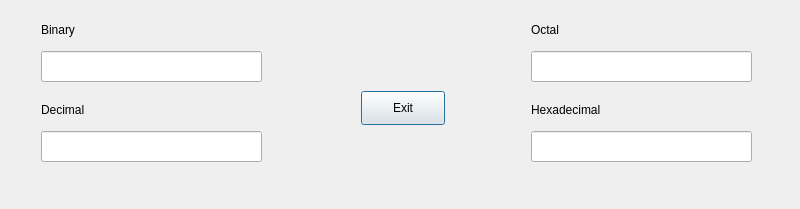
<?xml version="1.0" encoding="UTF-8"?>
<ui version="4.0">
 <class>NBConverter</class>
 <widget class="QDialog" name="NBConverter">
  <property name="geometry">
   <rect>
    <x>0</x>
    <y>0</y>
    <width>800</width>
    <height>209</height>
   </rect>
  </property>
  <property name="windowTitle">
   <string>Number Base Converter</string>
  </property>
  <property name="windowIcon">
   <iconset>
    <normaloff>icon.svg</normaloff>icon.svg</iconset>
  </property>
  <layout class="QHBoxLayout" name="horizontalLayout">
   <item>
    <widget class="QWidget" name="centralwidget" native="true">
     <widget class="QLineEdit" name="hexaLine">
      <property name="enabled">
       <bool>true</bool>
      </property>
      <property name="geometry">
       <rect>
        <x>520</x>
        <y>120</y>
        <width>221</width>
        <height>31</height>
       </rect>
      </property>
      <property name="mouseTracking">
       <bool>false</bool>
      </property>
      <property name="maxLength">
       <number>15</number>
      </property>
      <property name="readOnly">
       <bool>false</bool>
      </property>
     </widget>
     <widget class="QLineEdit" name="decLine">
      <property name="enabled">
       <bool>true</bool>
      </property>
      <property name="geometry">
       <rect>
        <x>30</x>
        <y>120</y>
        <width>221</width>
        <height>31</height>
       </rect>
      </property>
      <property name="maxLength">
       <number>16</number>
      </property>
      <property name="readOnly">
       <bool>false</bool>
      </property>
     </widget>
     <widget class="QLineEdit" name="octLine">
      <property name="enabled">
       <bool>true</bool>
      </property>
      <property name="geometry">
       <rect>
        <x>520</x>
        <y>40</y>
        <width>221</width>
        <height>31</height>
       </rect>
      </property>
      <property name="maxLength">
       <number>16</number>
      </property>
      <property name="readOnly">
       <bool>false</bool>
      </property>
     </widget>
     <widget class="QLineEdit" name="binLine">
      <property name="geometry">
       <rect>
        <x>30</x>
        <y>40</y>
        <width>221</width>
        <height>31</height>
       </rect>
      </property>
      <property name="inputMethodHints">
       <set>Qt::ImhPreferNumbers</set>
      </property>
      <property name="maxLength">
       <number>16</number>
      </property>
     </widget>
     <widget class="QPushButton" name="exitBut">
      <property name="geometry">
       <rect>
        <x>350</x>
        <y>80</y>
        <width>84</width>
        <height>34</height>
       </rect>
      </property>
      <property name="mouseTracking">
       <bool>true</bool>
      </property>
      <property name="text">
       <string>Exit</string>
      </property>
     </widget>
     <widget class="QLabel" name="binLabel">
      <property name="geometry">
       <rect>
        <x>30</x>
        <y>10</y>
        <width>221</width>
        <height>18</height>
       </rect>
      </property>
      <property name="text">
       <string>Binary</string>
      </property>
     </widget>
     <widget class="QLabel" name="decLabel">
      <property name="geometry">
       <rect>
        <x>30</x>
        <y>90</y>
        <width>221</width>
        <height>18</height>
       </rect>
      </property>
      <property name="text">
       <string>Decimal</string>
      </property>
     </widget>
     <widget class="QLabel" name="hexLabel">
      <property name="geometry">
       <rect>
        <x>520</x>
        <y>90</y>
        <width>221</width>
        <height>18</height>
       </rect>
      </property>
      <property name="text">
       <string>Hexadecimal</string>
      </property>
     </widget>
     <widget class="QLabel" name="octLabel">
      <property name="geometry">
       <rect>
        <x>520</x>
        <y>10</y>
        <width>221</width>
        <height>18</height>
       </rect>
      </property>
      <property name="text">
       <string>Octal</string>
      </property>
     </widget>
    </widget>
   </item>
  </layout>
 </widget>
 <tabstops>
  <tabstop>binLine</tabstop>
  <tabstop>octLine</tabstop>
  <tabstop>decLine</tabstop>
  <tabstop>hexaLine</tabstop>
  <tabstop>exitBut</tabstop>
 </tabstops>
 <resources/>
 <connections/>
</ui>
